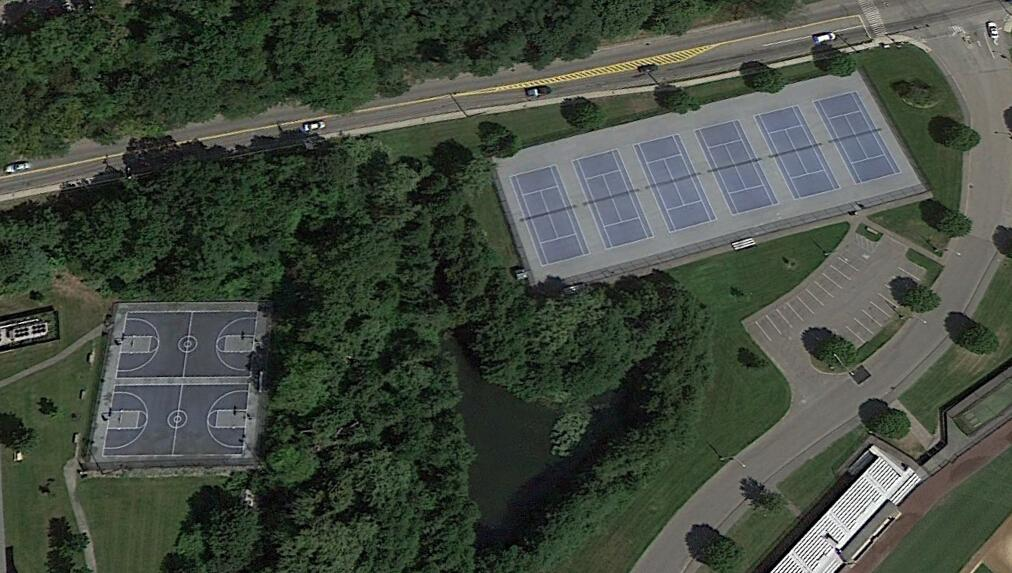
#> input picture images/147.jpg, 1012 x 573 px, found by its file name
$ python Transformations.py
#> lines starting #> are read from the running program, lines starting #| are printed output that depends on the picture
""" Note(s):
- When working with OpenCV Python, images are stored in numpy ndarray
height = img.shape[0]
width = img.shape[1]
channels = img.shape[2]

- What is an Affine Transformation?
A transformation that can be expressed in the form of a matrix multiplication (linear transformation) followed by a vector addition (translation).
From the above, we can use an Affine Transformation to express:
--Rotations (linear transformation)
--Translations (vector addition)
--Scale operations (linear transformation)
"""

import cv2 as cv  # self-reminder to first open VScode from anaconda prompt
import numpy as np

# method that takes in path to image and returns image as a matrix of pixels
img = cv.imread('images/147.jpg')
#> img is the input picture: shape (573, 1012, 3); mean B, G, R 63, 74.2, 66.2

# display image as new window
cv.imshow('Testphoto', img)


def translate(img, x, y):
    """Translate image by x (+ive is right) and y (+ive is down) pixels.
    @type img: image
    @type x, y: int
    @rtype: image"""
#> called with x = 100, y = 100
    transMat = np.float32([[1, 0, x], [0, 1, y]])  # transition matrix
    dimensions = (img.shape[1], img.shape[0])  # width, height
#> dimensions = (1012, 573)
    return cv.warpAffine(img, transMat, dimensions)
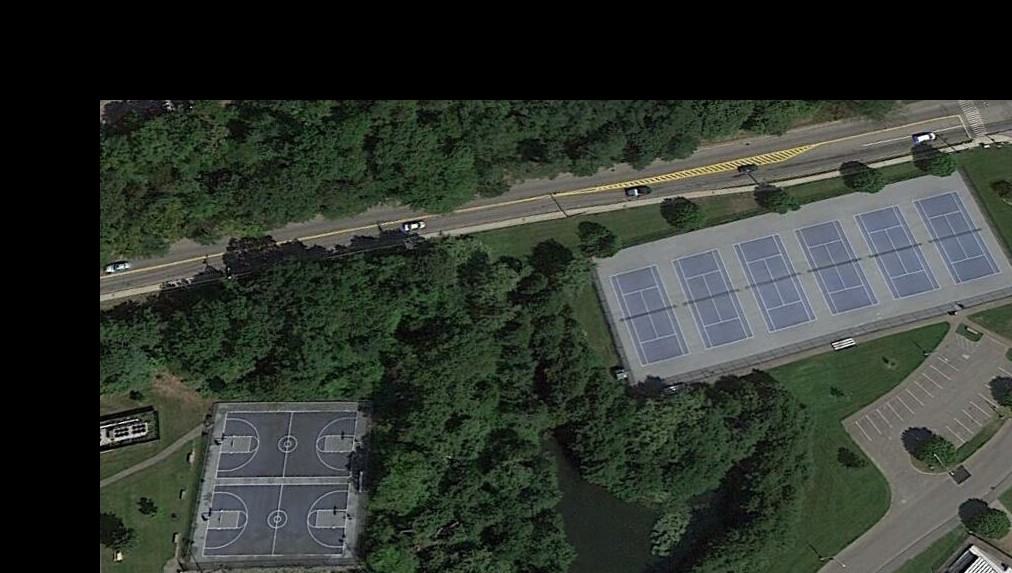
#> returned value: shape (573, 1012, 3); mean of channels 0, 1, 2 47, 54.7, 48.4; drawn as B, G, R


# Translate
translated = translate(img, 100, 100)
cv.imshow('Translated', translated)


def rotate(img, angle, rotPoint=None):
    """Rotate image by given angle (+ive is counterclockwise).
    @type img: image
    @type angle: float
    @rytpe: image"""
#> called with angle = 45

    (height, width) = img.shape[:2]
#> height = 573; width = 1012

    if rotPoint is None:
        rotPoint = (width//2, height//2)
#> rotPoint = (506, 286)

    rotMat = cv.getRotationMatrix2D(rotPoint, angle, 1.0)
    dimensions = (width, height)
#> dimensions = (1012, 573)

    return cv.warpAffine(img, rotMat, dimensions)
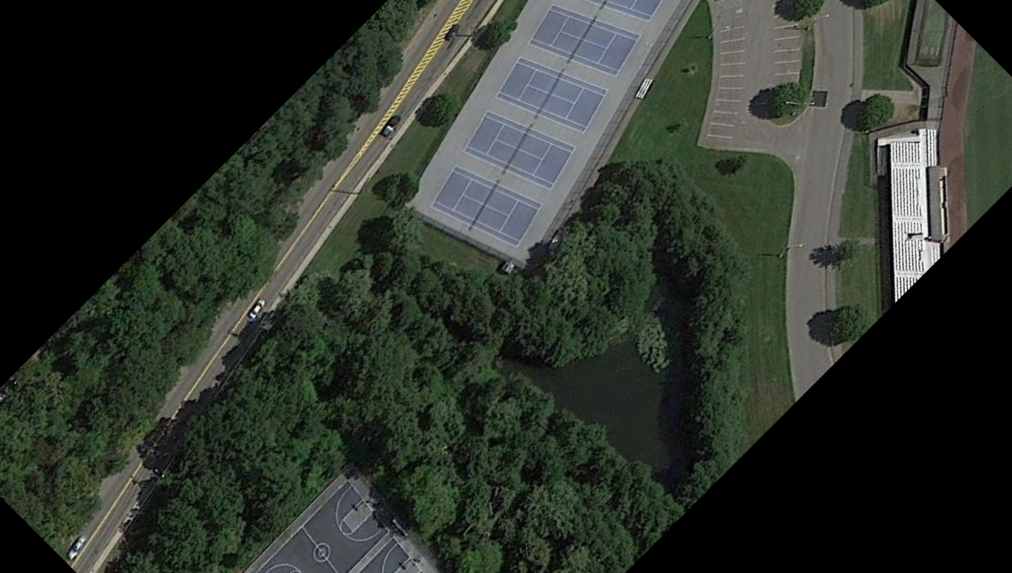
#> returned value: shape (573, 1012, 3); mean of channels 0, 1, 2 43.3, 51.6, 45.2; drawn as B, G, R


# Rotate
rotated = rotate(img, 45)
cv.imshow('Rotated', rotated)

# Flip
flip = cv.flip(img, 0)  # 0 =vert flip; 1=hznt flip
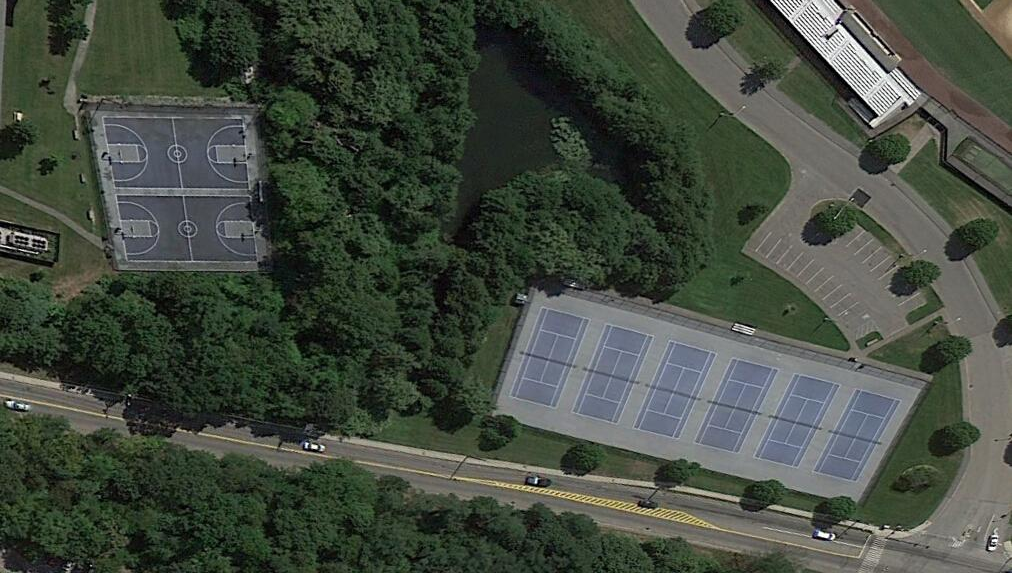
#> flip: shape (573, 1012, 3); mean B, G, R 63, 74.2, 66.2
cv.imshow('Flip', flip)

# Crop
cropped = img[200:400, 300:400]
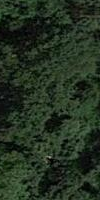
#> cropped: shape (200, 100, 3); mean B, G, R 32.9, 49.2, 35.7
cv.imshow('Cropped', cropped)


# wait indefinitely until a key is pressed
cv.waitKey(0)

$ run again, with images/140.jpg copied over images/147.jpg
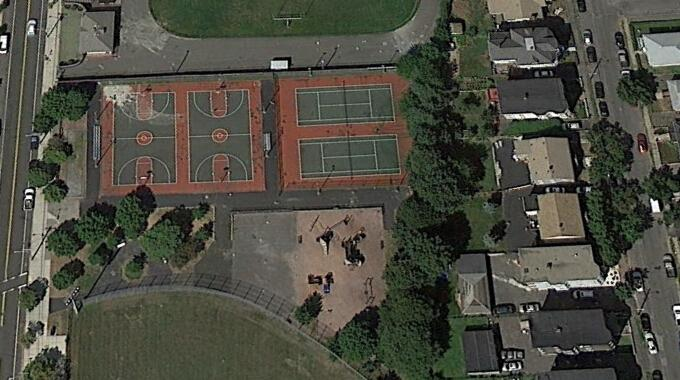
#> input picture images/140.jpg, 680 x 380 px, found by its file name
#> img is the input picture: shape (380, 680, 3); mean B, G, R 65.8, 76.3, 76.6
#> `flip = cv.flip(img, 0)`:
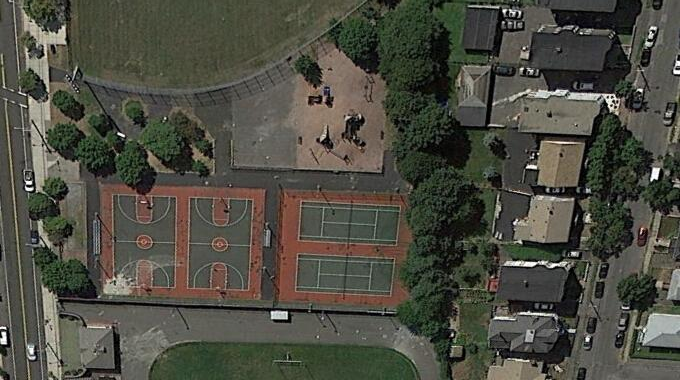
#> flip: shape (380, 680, 3); mean B, G, R 65.8, 76.3, 76.6
#> `cropped = img[200:400, 300:400]`:
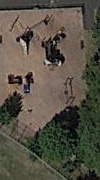
#> cropped: shape (180, 100, 3); mean B, G, R 69.2, 81.9, 87

$ run again, with images/146.jpg copied over images/147.jpg
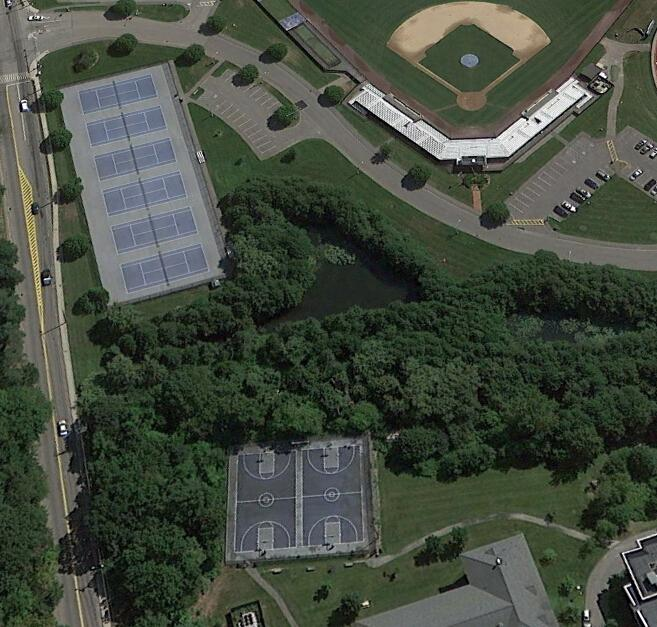
#> input picture images/146.jpg, 657 x 627 px, found by its file name
#> img is the input picture: shape (627, 657, 3); mean B, G, R 63.6, 75.7, 68.2
#> `flip = cv.flip(img, 0)`:
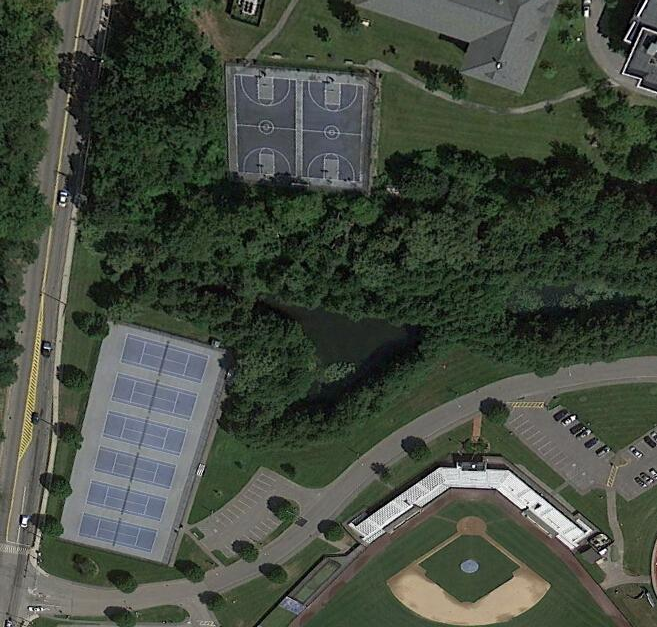
#> flip: shape (627, 657, 3); mean B, G, R 63.6, 75.7, 68.2
#> `cropped = img[200:400, 300:400]`:
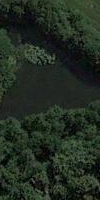
#> cropped: shape (200, 100, 3); mean B, G, R 33.4, 44.6, 34.4

$ run again, with images/149.jpg copied over images/147.jpg
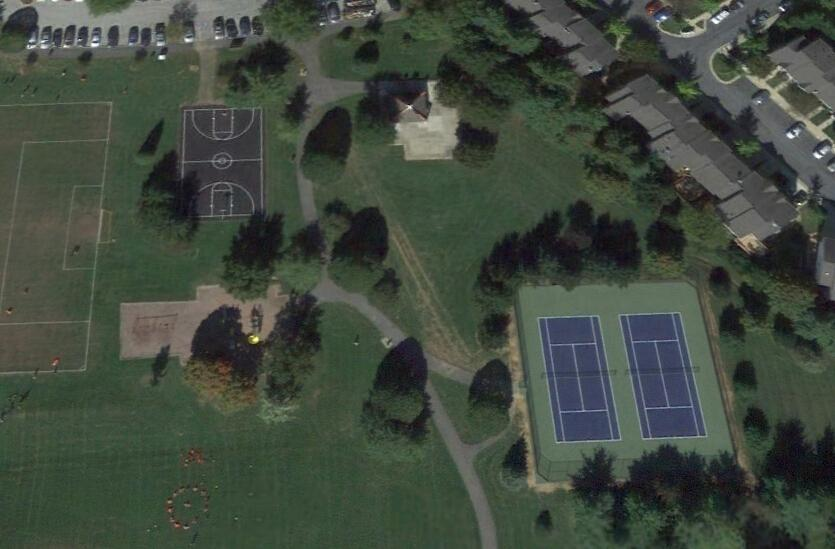
#> input picture images/149.jpg, 835 x 549 px, found by its file name
#> img is the input picture: shape (549, 835, 3); mean B, G, R 62.7, 73.7, 64.8
#> `flip = cv.flip(img, 0)`:
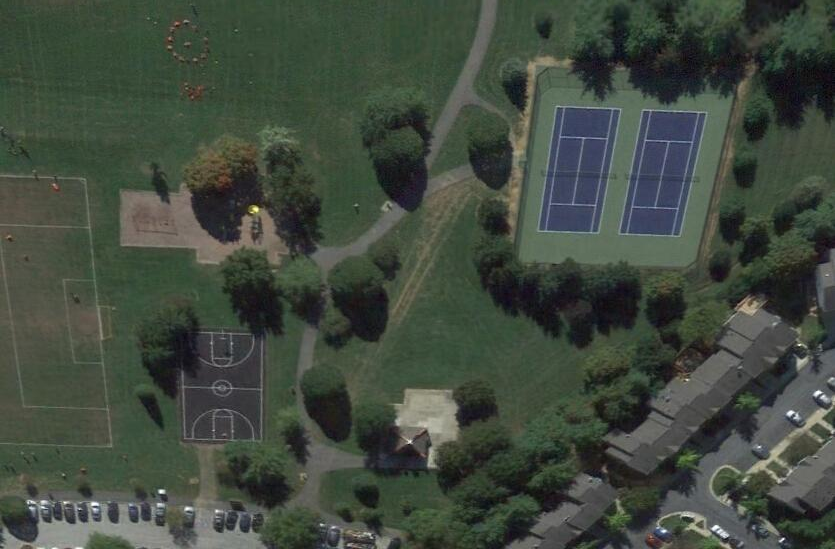
#> flip: shape (549, 835, 3); mean B, G, R 62.7, 73.7, 64.8
#> `cropped = img[200:400, 300:400]`:
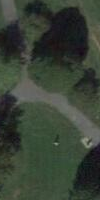
#> cropped: shape (200, 100, 3); mean B, G, R 53.9, 65.8, 56.8
